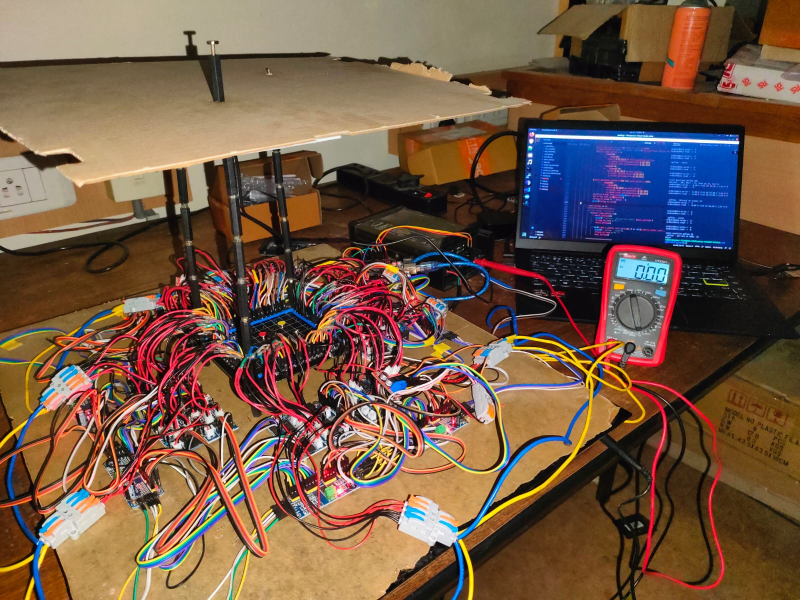
#> input picture Setup_Image.jpeg, 1600 x 1200 px, given in place of the camera (shown at 1/2 size)
$ python orientation.py
#> lines starting #> are read from the running program, lines starting #| are printed output that depends on the picture; after the words box and inside, x2 and y2 are one past the last pixel; in counts of white or black regions, pixels touching at a corner belong together
from itertools import count
import cv2 as cv
from math import atan2, cos, sin, sqrt, pi
import numpy as np
import time

# [53 lines left out: functions drawAxis, getOrientation, not called in this run]

vid = cv.VideoCapture(2)

while True:

    # Capture the video frame by frame
    (ret, img) = vid.read()
#> img is the input picture: shape (1200, 1600, 3); mean B, G, R 69.6, 89, 116.3

    img = cv.resize(img, (960, 720), fx=0, fy=0,interpolation=cv.INTER_CUBIC)
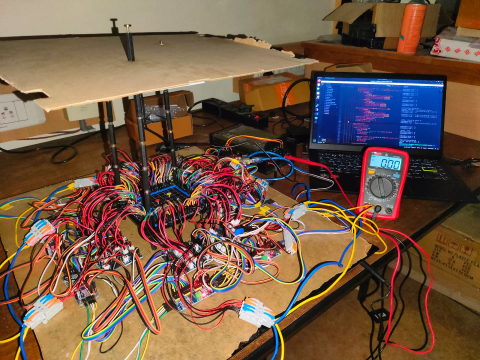
#> img: shape (720, 960, 3) (shown at 1/2 size); mean B, G, R 69.7, 89, 116.3

    # Convert image to grayscale
    gray = cv.cvtColor(img, cv.COLOR_BGR2GRAY)
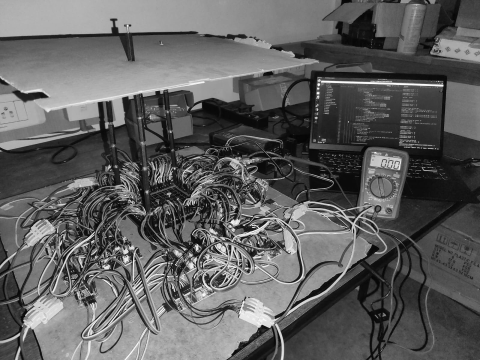
#> gray: shape (720, 960) (shown at 1/2 size); min 0, max 255, mean 95

    kernel = np.ones((4,4), np.uint8)
    eroded=cv.erode(gray,kernel,1)
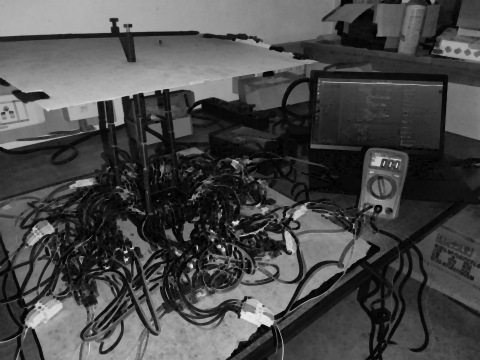
#> eroded: shape (720, 960) (shown at 1/2 size); min 0, max 236, mean 73.4

    # Convert image to binary
    _, bw = cv.threshold(eroded, 50, 255, cv.THRESH_BINARY_INV | cv.THRESH_OTSU)
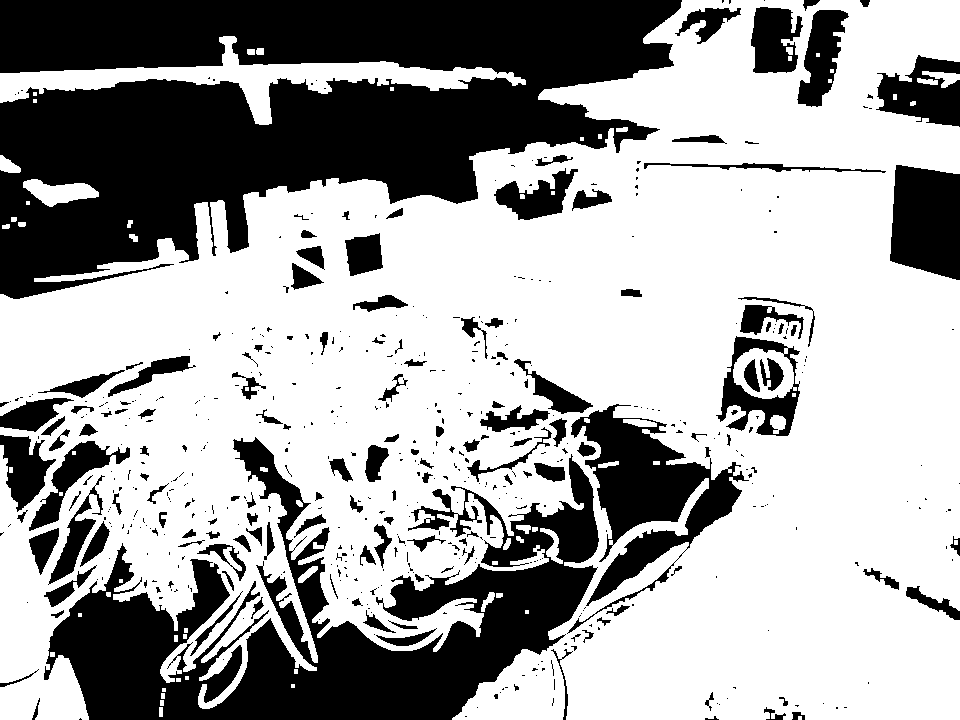
#> bw: shape (720, 960); 64.2% white; 545 black regions (395 under 20 px)

    # Find all the contours in the thresholded image
    contours, _ = cv.findContours(bw, cv.RETR_LIST, cv.CHAIN_APPROX_NONE)
#> contours = 772 contours, 571 with area under 20; largest, box (x1, y1, x2, y2) and area: (0, 0, 960, 720) 478048, (570, 403, 750, 607) 14610, (0, 36, 526, 125) 9984, (715, 335, 801, 437) 3575, (796, 9, 850, 108) 2946

    for i, c in enumerate(contours):

        # Calculate the area of each contour
        area = cv.contourArea(c)

        # Ignore contours that are too small or too large
        if area < 10000 or 50000 < area:
            continue

        # Find the orientation of each shape
        # angle, cntr = getOrientation(c, img)

        # Draw each contour only for visualisation purposes
        cv.drawContours(img, contours, i, (0, 0, 255), 2)

        peri=cv.arcLength(c,True)
        approx=cv.approxPolyDP(c,0.02*peri,True)

        x=0
        y=0
        max_temp=0
        max_max_temp=0
        max_max_j=0
        max_max_k=0
        max_j=0
        max_k=0
        # print(approx)
        for j in range(len(approx)):
            for k in range(j+1,len(approx)):
                temp=sqrt((approx[j][0][0]-approx[k][0][0])*(approx[j][0][0]-approx[k][0][0]) + (approx[j][0][1]-approx[k][0][1])*(approx[j][0][1]-approx[k][0][1]))
                # print(temp)
                if (max_max_temp < temp):
                    max_max_temp = temp
                    max_max_j=j
                    max_max_k=k
                elif (max_temp < temp):
                    max_temp = temp
                    max_j=j
                    max_k=k


            # print(max_max_temp,max_temp)
            # print(max_j,max_k,max_max_j,max_max_k)
            cv.circle(img,approx[max_max_j][0],3,(0,255,0),3)
            cv.circle(img,approx[max_max_k][0],3,(0,255,0),3)

            # [4 lines of commented-out code are left out]

        angle=atan2((approx[max_max_k][0][1]-approx[max_max_j][0][1]),(approx[max_max_k][0][0]-approx[max_max_j][0][0]))

        label = str(int(np.rad2deg(angle))) + "deg"
        textbox = cv.rectangle(img, (100, 100-25), (100 + 75, 100 + 10), (255,255,255), -1)
        cv.putText(img, label, (100, 100), cv.FONT_HERSHEY_SIMPLEX, 0.5, (255,5,5), 1, cv.LINE_AA)
#> this loop made 772 passes
#> area on passes 6, 13, 17: 27, 28, 50.5
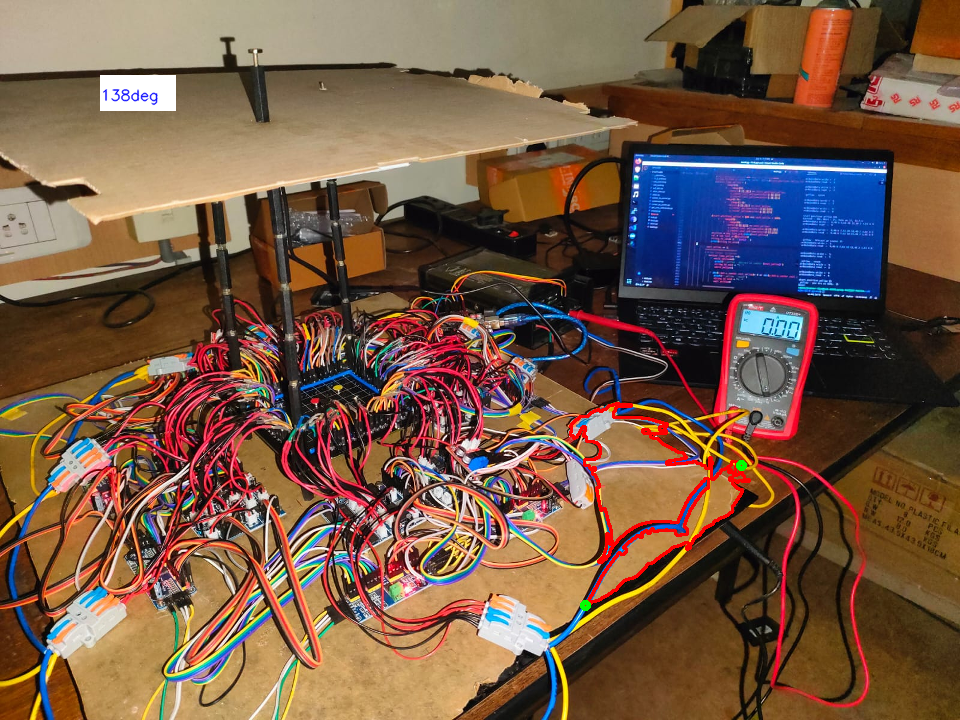
#> img: shape (720, 960, 3); 1.05% of pixels changed, all inside (x1, y1, x2, y2) = (100, 75, 751, 611)

    cv.imshow('Output Image', img)

    if cv.waitKey(1) & 0xFF == ord('q'):
#> (key q is pressed here)
        break

# After the loop release the cap object
vid.release()

# Destroy all the windows
cv.destroyAllWindows()

$ run again, on WhatsApp Image 2022-06-16 at 8.50.20 PM.jpeg
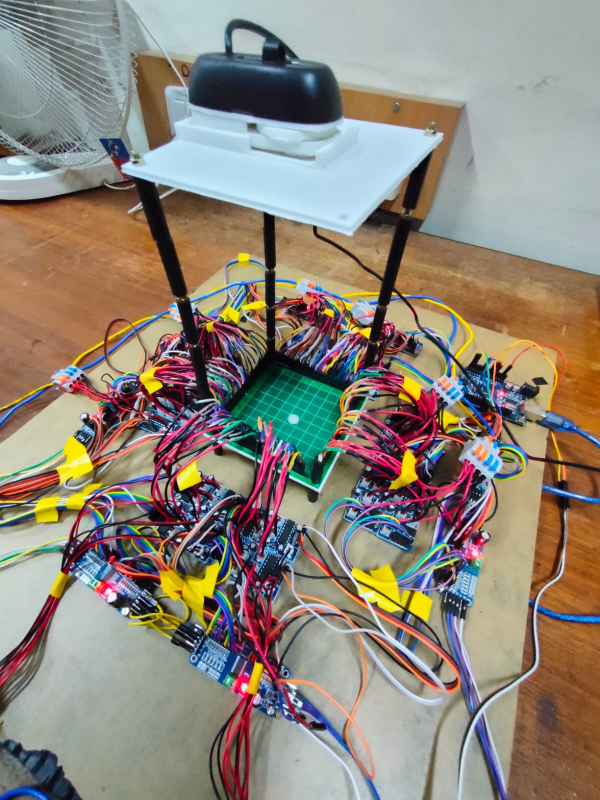
#> input picture WhatsApp Image 2022-06-16 at 8.50.20 PM.jpeg, 1200 x 1600 px, given in place of the camera (shown at 1/2 size)
#> img is the input picture: shape (1600, 1200, 3); mean B, G, R 121.3, 133.3, 142
#> `_, bw = cv.threshold(eroded, 50, 255, cv.THRESH_BINARY_INV | cv.THRESH..`:
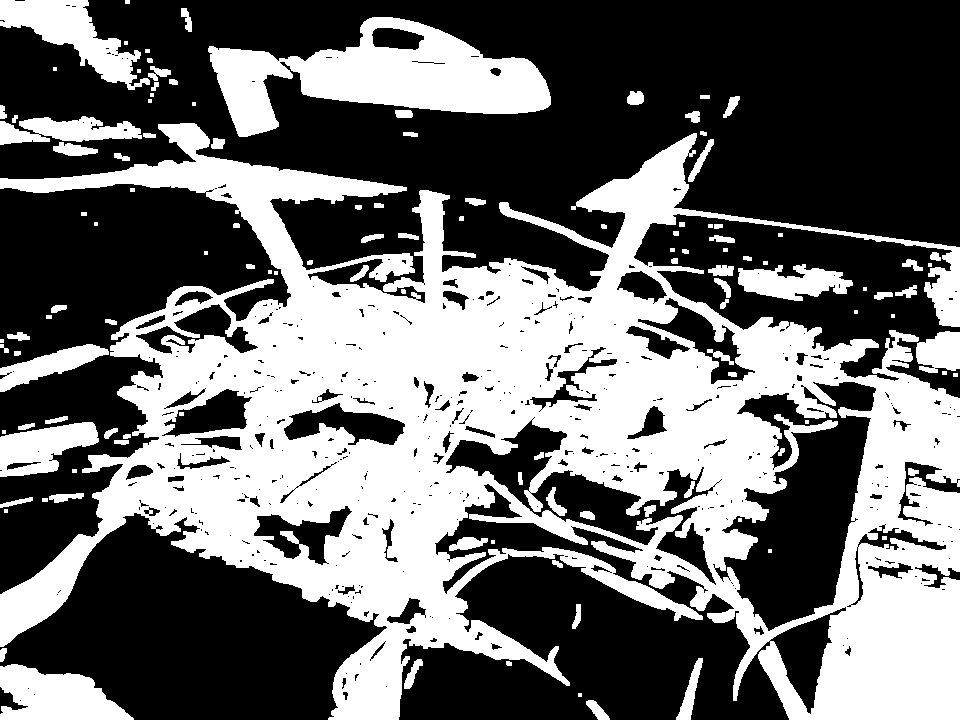
#> bw: shape (720, 960); 41.6% white; 122 white regions (22 under 20 px)
#> contours = 677 contours, 456 with area under 20; largest, box (x1, y1, x2, y2) and area: (0, 123, 960, 720) 290756, (714, 381, 877, 632) 21144, (208, 17, 551, 137) 20238, (445, 419, 717, 586) 12094, (0, 0, 150, 90) 4994
#> the loop `for i, c in enumerate(contours):` made 677 passes
#> area on passes 1, 5, 8: 204.5, 35.5, 38
#> after the loop `for i, c in enumerate(contours):`:
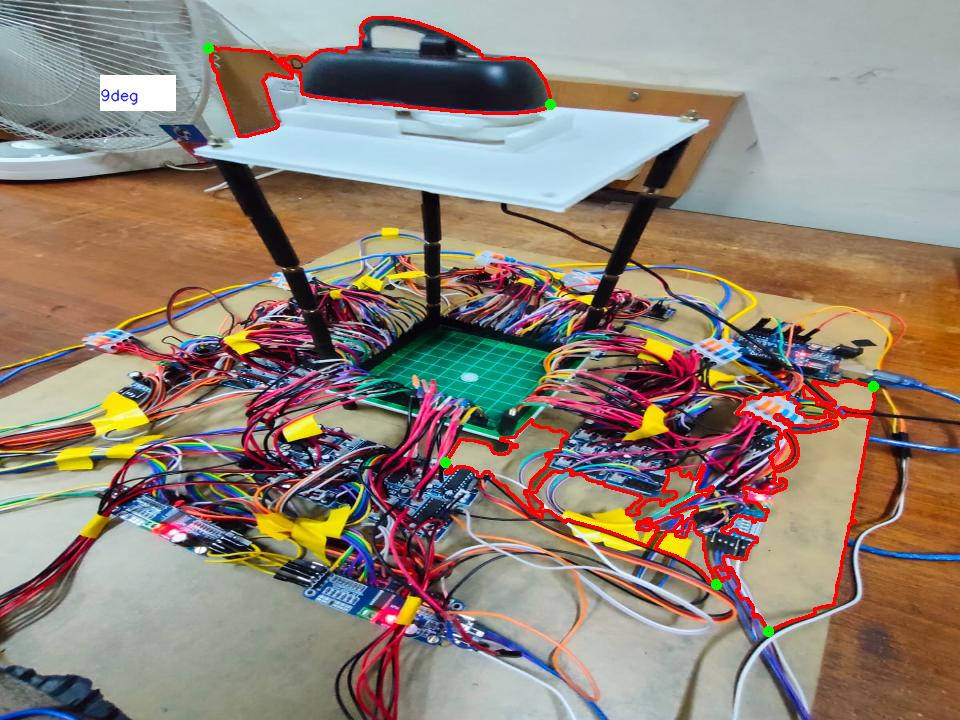
#> img: shape (720, 960, 3); mean B, G, R 119, 130.9, 144.3
